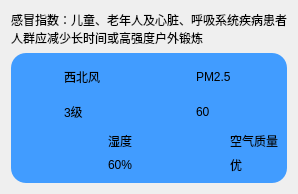
                               <widget class="QWidget" name="widget_9" native="true">
                                <layout class="QVBoxLayout" name="verticalLayout_30">
                                 <item>
                                  <widget class="QLabel" name="label_suggest">
                                   <property name="text">
                                    <string>感冒指数：儿童、老年人及心脏、呼吸系统疾病患者人群应减少长时间或高强度户外锻炼</string>
                                   </property>
                                   <property name="wordWrap">
                                    <bool>true</bool>
                                   </property>
                                  </widget>
                                 </item>
                                 <item>
                                  <widget class="QWidget" name="widget_10" native="true">
                                   <property name="styleSheet">
                                    <string notr="true">background-color: rgb(65, 156, 255);
border-radius: 15px</string>
                                   </property>
                                   <layout class="QGridLayout" name="gridLayout_8">
                                    <item row="0" column="0">
                                     <layout class="QHBoxLayout" name="horizontalLayout_7">
                                      <item>
                                       <widget class="QLabel" name="label_txwind">
                                        <property name="text">
                                         <string/>
                                        </property>
                                        <property name="pixmap">
                                         <pixmap resource="resources.qrc">:/res/images/res/wind.png</pixmap>
                                        </property>
                                        <property name="scaledContents">
                                         <bool>false</bool>
                                        </property>
                                       </widget>
                                      </item>
                                      <item>
                                       <layout class="QVBoxLayout" name="verticalLayout_24">
                                        <item>
                                         <widget class="QLabel" name="label_wind">
                                          <property name="styleSheet">
                                           <string notr="true">font: 700 10pt &quot;Microsoft YaHei UI&quot;;</string>
                                          </property>
                                          <property name="text">
                                           <string>西北风</string>
                                          </property>
                                         </widget>
                                        </item>
                                        <item>
                                         <widget class="QLabel" name="label_55">
                                          <property name="styleSheet">
                                           <string notr="true">font: 700 10pt &quot;Microsoft YaHei UI&quot;;</string>
                                          </property>
                                          <property name="text">
                                           <string>3级</string>
                                          </property>
                                         </widget>
                                        </item>
                                       </layout>
                                      </item>
                                     </layout>
                                    </item>
                                    <item row="0" column="1" colspan="2">
                                     <layout class="QHBoxLayout" name="horizontalLayout_8">
                                      <item>
                                       <widget class="QLabel" name="label_txPM">
                                        <property name="minimumSize">
                                         <size>
                                          <width>64</width>
                                          <height>64</height>
                                         </size>
                                        </property>
                                        <property name="text">
                                         <string/>
                                        </property>
                                        <property name="pixmap">
                                         <pixmap resource="resources.qrc">:/res/images/res/pm25.png</pixmap>
                                        </property>
                                        <property name="scaledContents">
                                         <bool>true</bool>
                                        </property>
                                       </widget>
                                      </item>
                                      <item>
                                       <layout class="QVBoxLayout" name="verticalLayout_26">
                                        <item>
                                         <widget class="QLabel" name="label_59">
                                          <property name="styleSheet">
                                           <string notr="true">font: 700 10pt &quot;Microsoft YaHei UI&quot;;</string>
                                          </property>
                                          <property name="text">
                                           <string>PM2.5</string>
                                          </property>
                                         </widget>
                                        </item>
                                        <item>
                                         <widget class="QLabel" name="label_pm25">
                                          <property name="styleSheet">
                                           <string notr="true">font: 700 10pt &quot;Microsoft YaHei UI&quot;;</string>
                                          </property>
                                          <property name="text">
                                           <string>60</string>
                                          </property>
                                         </widget>
                                        </item>
                                       </layout>
                                      </item>
                                     </layout>
                                    </item>
                                    <item row="1" column="0" colspan="2">
                                     <layout class="QHBoxLayout" name="horizontalLayout_13">
                                      <item>
                                       <widget class="QLabel" name="label_txhum">
                                        <property name="text">
                                         <string/>
                                        </property>
                                        <property name="pixmap">
                                         <pixmap resource="resources.qrc">:/res/images/res/humidity.png</pixmap>
                                        </property>
                                        <property name="scaledContents">
                                         <bool>true</bool>
                                        </property>
                                       </widget>
                                      </item>
                                      <item>
                                       <layout class="QVBoxLayout" name="verticalLayout_28">
                                        <item>
                                         <widget class="QLabel" name="label_66">
                                          <property name="styleSheet">
                                           <string notr="true">font: 700 10pt &quot;Microsoft YaHei UI&quot;;</string>
                                          </property>
                                          <property name="text">
                                           <string>湿度</string>
                                          </property>
                                         </widget>
                                        </item>
                                        <item>
                                         <widget class="QLabel" name="label_humidity">
                                          <property name="styleSheet">
                                           <string notr="true">font: 700 10pt &quot;Microsoft YaHei UI&quot;;</string>
                                          </property>
                                          <property name="text">
                                           <string>60%</string>
                                          </property>
                                         </widget>
                                        </item>
                                       </layout>
                                      </item>
                                     </layout>
                                    </item>
                                    <item row="1" column="2">
                                     <layout class="QHBoxLayout" name="horizontalLayout_14">
                                      <item>
                                       <widget class="QLabel" name="label_qatilty">
                                        <property name="text">
                                         <string/>
                                        </property>
                                        <property name="pixmap">
                                         <pixmap resource="resources.qrc">:/res/images/res/aqi.png</pixmap>
                                        </property>
                                        <property name="scaledContents">
                                         <bool>true</bool>
                                        </property>
                                       </widget>
                                      </item>
                                      <item>
                                       <layout class="QVBoxLayout" name="verticalLayout_29">
                                        <item>
                                         <widget class="QLabel" name="label_68">
                                          <property name="styleSheet">
                                           <string notr="true">font: 700 10pt &quot;Microsoft YaHei UI&quot;;</string>
                                          </property>
                                          <property name="text">
                                           <string>空气质量</string>
                                          </property>
                                         </widget>
                                        </item>
                                        <item>
                                         <widget class="QLabel" name="label_69">
                                          <property name="styleSheet">
                                           <string notr="true">font: 700 10pt &quot;Microsoft YaHei UI&quot;;</string>
                                          </property>
                                          <property name="text">
                                           <string>优</string>
                                          </property>
                                         </widget>
                                        </item>
                                       </layout>
                                      </item>
                                     </layout>
                                    </item>
                                   </layout>
                                  </widget>
                                 </item>
                                </layout>
                               </widget>
